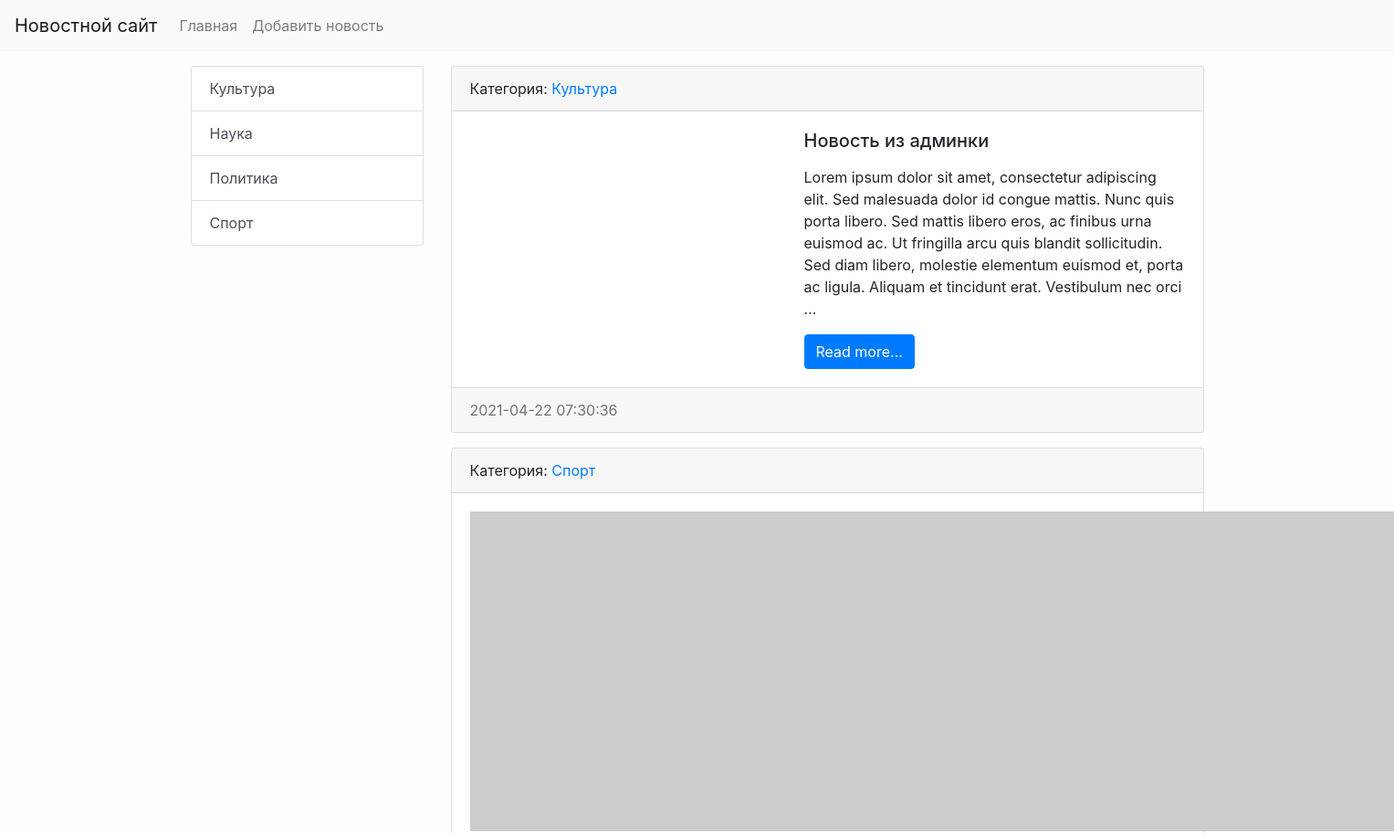
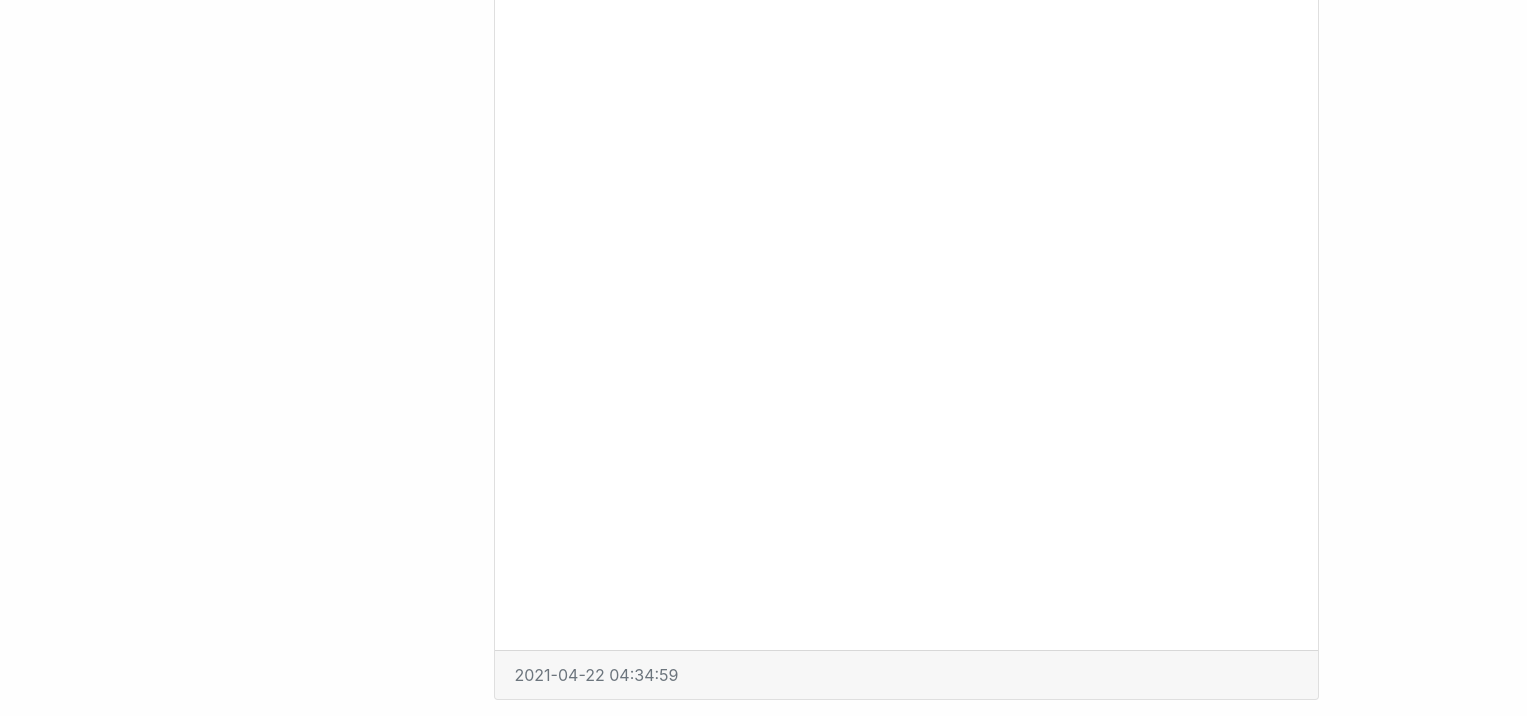
The page /news/ on the database as committed earlier (2 pictures, top to bottom).
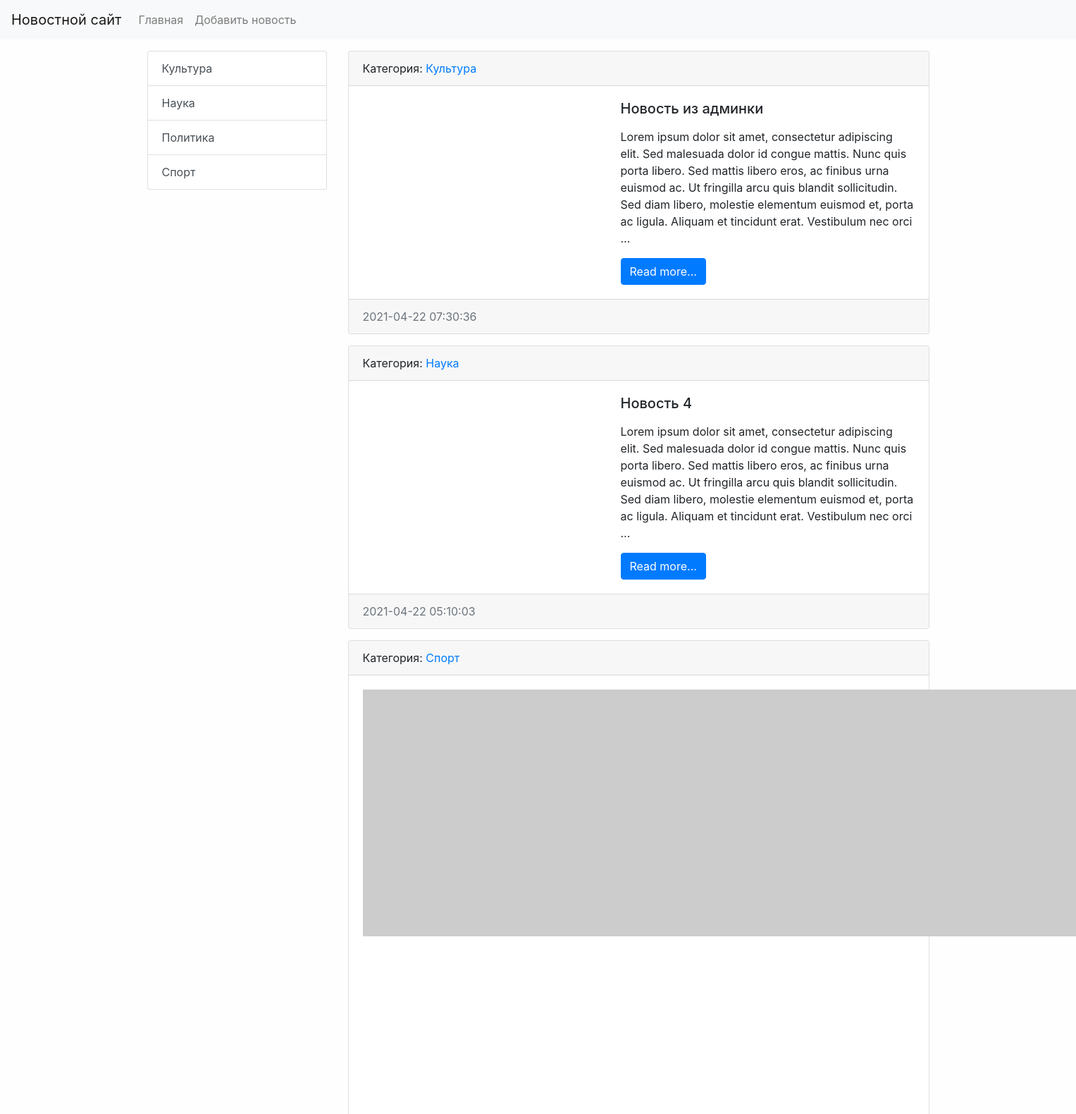
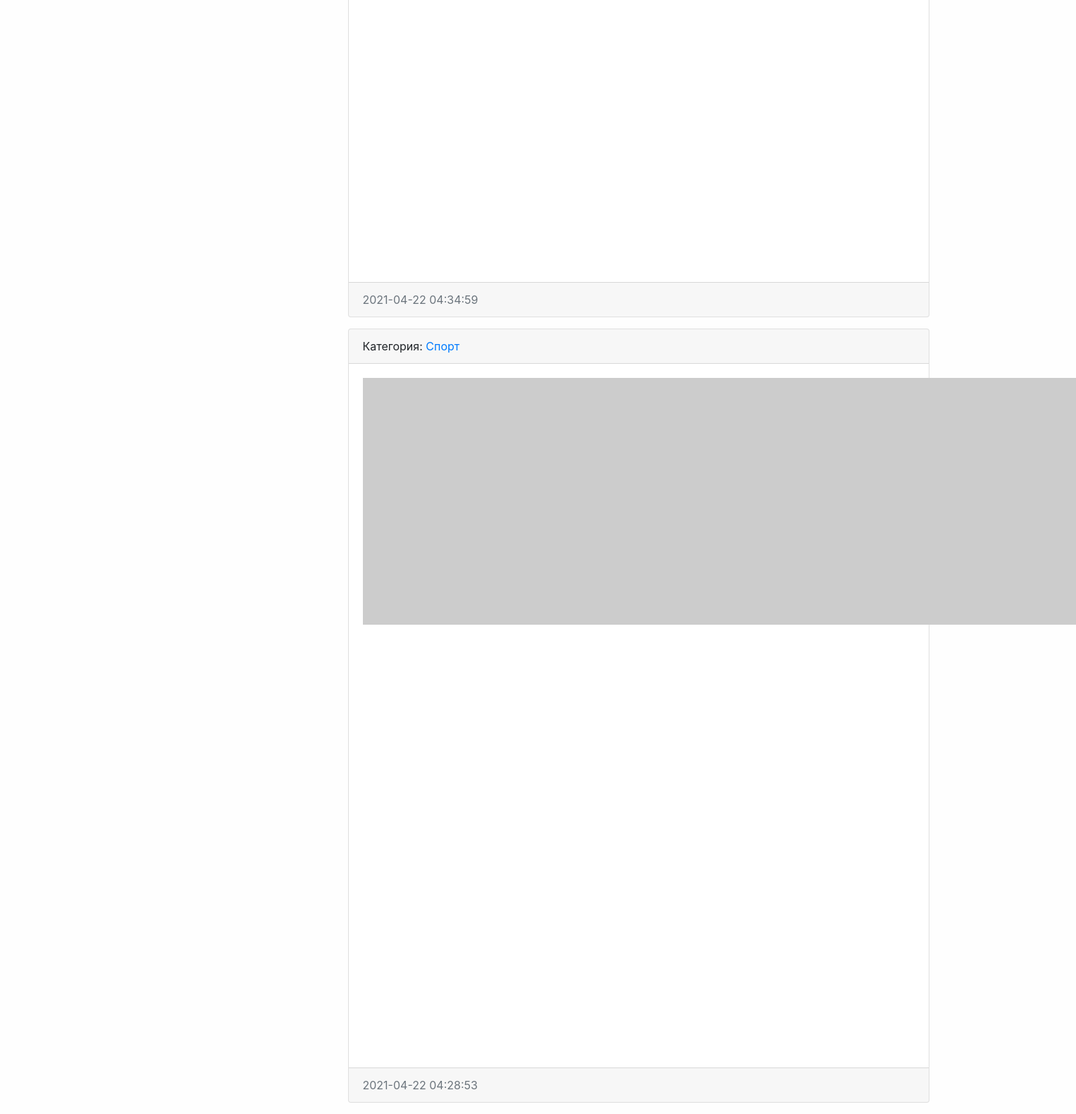
The same page on the database as committed later (2 pictures, top to bottom).
### news/models.py (models this page shows, shortened)
class Category(models.Model):
    title = models.CharField(max_length=150, db_index=True, verbose_name='Наименование категории')
    def get_absolute_url(self):
        return reverse('category', kwargs={"category_id": self.pk})
    def __str__(self):
        return self.title
    class Meta:
        verbose_name = 'Категория'
        verbose_name_plural = 'Категории'
        ordering = ['title']

class News(models.Model):
    title = models.CharField(max_length=150, verbose_name='Наименование')
    content = models.TextField(blank=True, verbose_name='Контент')
    created_at = models.DateTimeField(auto_now_add=True, verbose_name='Дата публикации')
    updated_at = models.DateTimeField(auto_now=True, verbose_name='Обновлено')
    photo = models.ImageField(upload_to='photos/%Y/%m/%d', verbose_name='Фото', blank=True)
    is_published = models.BooleanField(default=True, verbose_name='Опубликовано')
    category = models.ForeignKey(Category, on_delete=models.PROTECT, null=True, verbose_name='Категория')
    def get_absolute_url(self):
        return reverse('view_news', kwargs={"news_id": self.pk})
    class Meta:
        verbose_name = 'Новость'
        verbose_name_plural = 'Новости'
        ordering = ['-created_at']

### news/views.py (the view)
# urls.py: path('', HomeNews.as_view(), name="home"),
class HomeNews(ListView):
    model = News
    template_name = 'news/home_news_list.html'
    context_object_name = 'news'
    def get_context_data(self, *, object_list=None, **kwargs):
        context = super().get_context_data(**kwargs)
        context['title'] = 'Главная страница'
        return context
    def get_queryset(self):
        return News.objects.filter(is_published=True)

### news/templatetags/news_tags.py (called while the page is built)
@register.inclusion_tag('news/list_categories.html')
def show_categories(arg1='Hello', arg2='world'):
    categories = Category.objects.all()
    return {"categories": categories, "arg1": arg1, "arg2": arg2}

### news/templates/news/home_news_list.html (shortened to what this page needs)
{% extends 'base.html' %}
{% block sidebar %}
 {% include 'inc/_sidebar.html' %}
{% endblock %}
{% block content %}
{% for item in news %}
<div class="card mb-3">
    <div class="card-header">
        Категория: <a href="{{ item.category.get_absolute_url}}">{{ item.category }}</a>
    </div>
    <div class="card-body">
        <div class="media">
            {% if item.photo%}
            <img src="{{ item.photo.url }}" alt="" width="350" class="mr-3">
            {% else %}
            <img src="https://picsum.photos/id//1060/350/235/?blur=2" alt="" class="mr-3">
            {% endif %}
            <div class="media-body">
                <h5 class="card-title">{{ item.title }}</h5>
                <p class="card-text">{{ item.content|safe|linebreaks|truncatewords:50}}</p>
                <a href="{{ item.get_absolute_url }}" class="btn btn-primary">Read more...</a>
            </div>
        </div>
    </div>
    <div class="card-footer text-muted">
        {{ item.created_at|date:"Y-m-d H:i:s" }}
    </div>
</div>
{% endfor %}
{% endblock %}

### news/templates/news/list_categories.html
<div class="list-group">
    {% for item in categories %}
    <a href="{{ item.get_absolute_url }}" class="list-group-item list-group-item-action">{{ item.title }}</a>
    {% endfor %}
</div>

Rows that differ between the two databases and show on the page:
now on this page (row edited): News: category "Наука", title "Новость 4", content "Lorem ipsum dolor sit amet, consectetur adipiscing elit. Sed malesuada dolor id congue mattis. Nunc quis porta libero. Sed mattis libero eros, ac finibus urna euismod ac. Ut fringilla arcu quis blandit sollicitudin. Sed diam libero, molestie elementum euismod et, porta ac ligula. Aliquam et tincidunt erat. Vestibulum nec orci …", created_at "2021-04-22 05:10:03"
now on this page (row edited): News: category "Спорт", created_at "2021-04-22 04:28:53"
